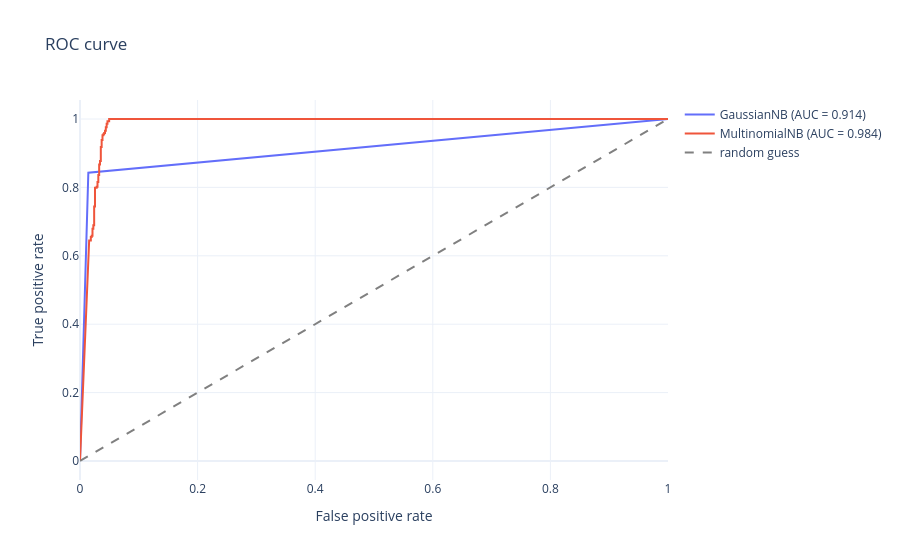

Source (notebook cell):
### Markdown cell above
### ROC curve

The ROC curve checks how well each model's predicted probabilities separate spam from ham at every possible threshold, not just 0.5. A higher AUC is better, and 0.5 would be the same as random guessing.

### Code cell
gnb_prob = gnb.predict_proba(test_counts.toarray())[:, 1]
mnb_prob = mnb.predict_proba(test_counts)[:, 1]

fig = go.Figure()
for name, prob in [("GaussianNB", gnb_prob), ("MultinomialNB", mnb_prob)]:
    fpr, tpr, _ = roc_curve(y_test, prob)
    auc = roc_auc_score(y_test, prob)
    fig.add_trace(go.Scatter(x=fpr, y=tpr, mode="lines", name=f"{name} (AUC = {auc:.3f})"))
fig.add_trace(go.Scatter(x=[0, 1], y=[0, 1], mode="lines", line=dict(dash="dash", color="grey"), name="random guess"))
fig.update_layout(title="ROC curve", xaxis_title="False positive rate", yaxis_title="True positive rate",
                  template="plotly_white")
fig.show()

### Figure 1 — Plotly figure (JSON) as saved in the notebook; plotly's stock layout.template omitted (floating-point values rounded to 4 significant figures)
{"data": [{"mode": "lines", "name": "GaussianNB (AUC = 0.914)", "type": "scatter", "x": [0.0, 0.01416, 0.01416, 1.0], "y": [0.0, 0.8396, 0.843, 1.0]}, {"mode": "lines", "name": "MultinomialNB (AUC = 0.984)", "type": "scatter", "x": [0.0, 0.01558, 0.01558, 0.01558, 0.01558, 0.01841, 0.01841, 0.01983, 0.01983, 0.02125, 0.02125, 0.02266, 0.02266, 0.02408, 0.02408, 0.0255, 0.0255, 0.02833, 0.02833, 0.02975, 0.02975, 0.03116, 0.03116, 0.03258, 0.03258, 0.03399, 0.03399, 0.03541, 0.03541, 0.03683, 0.03683, 0.03824, 0.03824, 0.03966, 0.03966, 0.04108, 0.04108, 0.04249, 0.04249, 0.04391, 0.04391, 0.04533, 0.04533, 0.04674, 0.04674, 0.04958, 0.04958, 0.2436, 0.2465, 0.2507, 0.2535, 0.255, 0.2578, 0.262, 0.2663, 0.2691, 0.2762, 0.2847, 0.2904, 0.3017, 0.3045, 0.3074, 0.3102, 0.313, 0.3159, 0.3173, 0.3286, 0.3343, 0.3385, 0.4164, 0.4207, 0.4632, 0.466, 0.4788, 0.4816, 0.5184, 0.5212, 0.5312, 0.534, 0.704, 0.7068, 0.7266, 0.7295, 0.9745, 1.0], "y": [0.0, 0.6075, 0.6348, 0.6416, 0.6451, 0.6451, 0.6553, 0.6553, 0.6587, 0.6587, 0.6792, 0.6792, 0.6894, 0.6894, 0.744, 0.744, 0.7986, 0.7986, 0.802, 0.802, 0.8157, 0.8157, 0.8362, 0.8362, 0.8669, 0.8669, 0.8771, 0.8771, 0.9181, 0.9181, 0.9386, 0.9386, 0.9522, 0.9522, 0.9556, 0.9556, 0.959, 0.959, 0.9659, 0.9659, 0.9761, 0.9761, 0.9863, 0.9863, 0.9932, 0.9932, 1.0, 1.0, 1.0, 1.0, 1.0, 1.0, 1.0, 1.0, 1.0, 1.0, 1.0, 1.0, 1.0, 1.0, 1.0, 1.0, 1.0, 1.0, 1.0, 1.0, 1.0, 1.0, 1.0, 1.0, 1.0, 1.0, 1.0, 1.0, 1.0, 1.0, 1.0, 1.0, 1.0, 1.0, 1.0, 1.0, 1.0, 1.0, 1.0]}, {"line": {"color": "grey", "dash": "dash"}, "mode": "lines", "name": "random guess", "type": "scatter", "x": [0, 1], "y": [0, 1]}], "layout": {"title": {"text": "ROC curve"}, "xaxis": {"title": {"text": "False positive rate"}}, "yaxis": {"title": {"text": "True positive rate"}}}}
